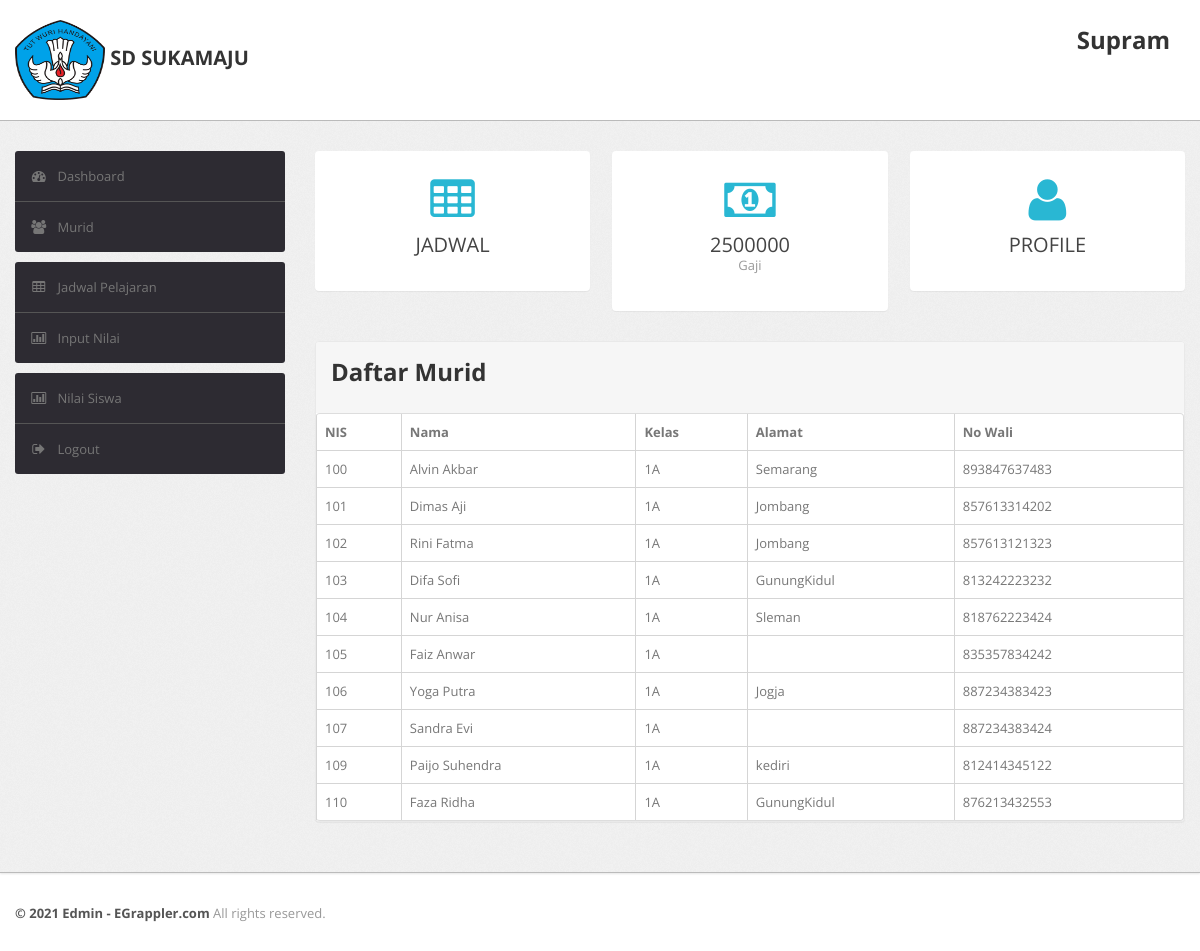
Screenshot of /guru/dashboardmuridguru.php (signed in) with the database file from the repository.
### tables this page shows
CREATE TABLE `guru` (
  `NoPegawai` varchar(11) NOT NULL,
  `NamaGuru` varchar(50) NOT NULL,
  `Jabatan` varchar(5) NOT NULL,
  `Password` varchar(15) NOT NULL,
  `NoHP` decimal(13,0) NOT NULL,
  `Alamat` varchar(50) NOT NULL,
  `Gaji` varchar(7) DEFAULT NULL,
  `WaliKelas` varchar(15) DEFAULT NULL
);

CREATE TABLE `gaji` (
  `NoStruk` varchar(7) NOT NULL,
  `Golongan` varchar(5) NOT NULL,
  `Gaji` decimal(8,0) NOT NULL
);

CREATE TABLE `murid` (
  `NIS` int(4) NOT NULL,
  `Nama` varchar(50) NOT NULL,
  `Kelas` varchar(15) DEFAULT NULL,
  `Jabatan` varchar(5) NOT NULL,
  `Password` varchar(16) NOT NULL,
  `Alamat` varchar(50) NOT NULL,
  `No_HPWali` decimal(13,0) NOT NULL
);

### guru/dashboardmuridguru.php (the view, shortened to what this page needs)
<?php
require '../fungsi.php';
$datauser = $_SESSION["user"];
$data = $datauser["NoPegawai"];
$gaji = $datauser["Gaji"];
$kelas = $datauser["WaliKelas"];
$profil1 = mysqli_query($koneksi, "SELECT NamaGuru FROM guru where NoPegawai = '$data'");
$gaji1 = mysqli_query($koneksi, "SELECT Gaji FROM gaji where NoStruk = '$gaji'");
$wali = mysqli_query($koneksi, "SELECT * FROM murid where Kelas = '$kelas'");
?>
<!DOCTYPE html>
<html lang="en">
<head>
    <head>
        <link type="text/css" href="bootstrap/css/bootstrap.min.css" rel="stylesheet">
        <link type="text/css" href="bootstrap/css/bootstrap-responsive.min.css" rel="stylesheet">
        <link type="text/css" href="css/theme.css" rel="stylesheet">
        <link type="text/css" href="images/icons/css/font-awesome.css" rel="stylesheet">
    </head>
    <body>
        <div class="navbar navbar-fixed-top">
            <div class="navbar-inner">
                <div class="container">
                        <a class="brand" href="index.html"><img src="sdlogo.png" style="width:90px;height:80px;">
                                     SD SUKAMAJU</a>
                    <div class="nav-collapse collapse navbar-inverse-collapse">
                        <ul class="nav pull-right">
                            <li ><a>
                        <?php while( $jdwal2 = mysqli_fetch_assoc($profil1) ) : ?>
                        <li><a><h2>
                        <?= $jdwal2["NamaGuru"]?>
                        </h2></a>
                        <?php endwhile;?>
                                </a>
                            </li>
                        </ul>
                    </div>
                </div>
            </div>
        </div>
        <div class="wrapper">
            <div class="container">
                <div class="row">
                    <div class="span3">
                        <div class="sidebar">
                            <ul class="widget widget-menu unstyled">
                                <li class="active"><a href="dashboardguru.php"><i class="menu-icon icon-dashboard"></i>Dashboard
                                </a></li>
                                <li class="active"><a href="dashboardmuridguru.php"><i class="menu-icon icon-group"></i>Murid
                                </a></li>
                            </ul>
                            <ul class="widget widget-menu unstyled">
                                <li><a href="dashboardjadwal.php"><i class="menu-icon icon-table"></i>Jadwal Pelajaran</a></li>
                                <li><a href="inputnilai.php"><i class="menu-icon icon-bar-chart"></i>Input Nilai</a></li>
                            </ul>
                            <ul class="widget widget-menu unstyled">
                                <li><a href="dashboardnilaisiswa.php"><i class="menu-icon icon-bar-chart"></i>Nilai Siswa</a></li>
                                <li><a href="../logout.php"><i class="menu-icon icon-signout"></i>Logout </a></li>
                            </ul>
                        </div>
                    </div>
                    <div class="span9">
                        <div class="content">
                            <div class="btn-controls">
                                <div class="btn-box-row row-fluid">
                                    <a href="dashboardjadwal.php" class="btn-box big span4"><i class=" icon-table"></i><b>JADWAL</b>
                                            <?php while( $struk = mysqli_fetch_assoc($gaji1) ) : ?>
                                    <a href="dashboardgaji.php" class="btn-box big span4"><i class="icon-money"></i><b><?= $struk["Gaji"]?></b>
                                        <p class="text-muted">
                                            Gaji</p>
                                            <?php endwhile;?>
                                    </a>
                                    </a><a href="dashboardguru.php" class="btn-box big span4"><i class="icon-user"></i><b>PROFILE</b>
                                    </a>
                                </div>
                            </div>
                            <div class="module">
                                <div class="module-head">
                                    <h2>
                                        Daftar Murid</h2>
                                </div>
                                <div class="thead-dark">
                                    <table cellpadding="0" cellspacing="0" border="0" class="datatable-1 table table-bordered table-striped	 display"
                                        width="100%">
                                        <thead>
    <th>NIS</th>
  <th>Nama</th>
  <th>Kelas</th>
  <th>Alamat</th>
  <th>No Wali</th>
      <?php while( $kelas1 = mysqli_fetch_assoc($wali) ) : ?>
 <tr>
 <td><?= $kelas1["NIS"]?></td>
  <td><?= $kelas1["Nama"]?></td>
  <td><?= $kelas1["Kelas"]?></td>
  <td><?= $kelas1["Alamat"]?></td>
  <td><?= $kelas1["No_HPWali"]?></td>
 </tr>
        <?php endwhile;?>
                                        </thead>
                                    </table>
                                </div>
                            </div>
                        </div>
                    </div>
                </div>
            </div>
        </div>
        <div class="footer">
            <div class="container">
                <b class="copyright">&copy; 2021 Edmin - EGrappler.com </b>All rights reserved.
            </div>
        </div>
    </body>

### guru/css/theme.css (style rules this page uses)
body { font-size: 13px; font-family: 'Open Sans', Arial, sans-serif; background: #fff; color: #777 }
h1, h2, h3, h4, h5, h6 { color: #333; margin-top: 0 }
h2 { font-size: 24px }
strong, b { color: #555 }
.text-muted { color: #999; }
.wrapper { background: url(../images/bg.png) #eee; border-bottom: 1px solid #bbb; -webkit-box-shadow: 0 1px 2px rgba(0,0,0,0.1); -moz-box-shadow: 0 1px 2px rgba(0,0,0,0.1); box-shadow: 0 1px 2px rgba(0,0,0,0.1); padding: 30px 0 }
.footer { color: #999; padding: 30px 0 60px }
body [class^="icon-"], body [class*=" icon-"] { font-size: 14px; line-height: 20px; height: 20px }
.module { background: #fff; -webkit-border-radius: 3px; -moz-border-radius: 3px; border-radius: 3px; border: 1px solid #ccc; border-bottom-color: #bbb; -webkit-box-shadow: 0 0 1px rgba(0,0,0,0.2); -moz-box-shadow: 0 0 1px rgba(0,0,0,0.2); box-shadow: 0 0 1px rgba(0,0,0,0.2); margin-bottom: 30px }
.navbar { position: static!important; margin: 0!important }
.navbar .navbar-inner { background: #fff; border-bottom: 1px solid #bbb; -webkit-box-shadow: 0 1px 2px rgba(0,0,0,0.15); -moz-box-shadow: 0 1px 2px rgba(0,0,0,0.15); box-shadow: 0 1px 2px rgba(0,0,0,0.15) }
.navbar .brand { color: #333; font-weight: bold; font-size: 20px; margin-right: 20px; padding: 20px }
.navbar .nav>li>a { padding: 20px 15px; font-weight: bold; color: #777 }
.btn, .btn-box { -webkit-border-radius: 3px; -moz-border-radius: 3px; border-radius: 3px }
.btn [class^="icon-"], .btn-box [class^="icon-"], .btn [class*=" icon-"], .btn-box [class*=" icon-"] { min-width: 16px; text-align: center; display: inline-block!important }
.btn-box { margin-bottom: 20px; background-color: #fff; border: 1px solid transparent; border-radius: 4px; -webkit-box-shadow: 0 1px 1px rgba(0,0,0,.05); box-shadow: 0 1px 1px rgba(0,0,0,.05); text-align: center; text-decoration: none!important; padding: 25px 0; margin: 0 0 30px }
.btn-box i, .btn-box b { display: block }
.btn-box b { color: #444; font-size: 20px; font-weight:normal; margin-top: 5px; text-shadow: 0 1px 0 #fff }
.btn-box i { font-size: 36px; line-height: 36px; height: 36px; color: #29b7d3; -webkit-transition: all .2s ease-in-out; -moz-transition: all .2s ease-in-out; transition: all .2s ease-in-out; }
.btn-box.big b { margin-top: 10px }
.btn-box.big i { font-size: 48px; line-height: 48px; height: 48px }
.table { margin-bottom: 0 }
.table th, .table td { border-color: #d5d5d5!important }
.table-bordered thead:first-child tr:first-child>th:first-child, .table-bordered tbody:first-child tr:first-child>td:first-child { -webkit-border-top-left-radius: 2px; -moz-border-radius-topleft: 2px; border-top-left-radius: 2px }
.table-bordered thead:first-child tr:first-child>th:last-child, .table-bordered tbody:first-child tr:first-child>td:last-child { -webkit-border-top-right-radius: 2px; -moz-border-radius-topright: 2px; border-top-right-radius: 2px }
.widget-menu { background: #fff; -webkit-border-radius: 3px; -moz-border-radius: 3px; border-radius: 3px; overflow: hidden }
.widget-menu a { color: #555; display: block; line-height: 20px; padding: 15px; text-decoration: none!important }
.widget-menu .menu-icon { margin-right: 10px; color: #767676; -webkit-transition: all .2s ease-in-out; -moz-transition: all .2s ease-in-out; transition: all .2s ease-in-out; }
.widget-menu>li+li { border-top: 1px solid #555 }
.widget-menu>li>a { background-color: #2d2b32; color: #767676; -webkit-transition: all .2s ease-in-out; -moz-transition: all .2s ease-in-out; transition: all .2s ease-in-out; }
.module { box-shadow: 0 0 3px rgba(0,0,0,.1); border-color: #e9e9e9; margin-bottom: 20px; background-color: #fff; border-radius: 4px; -webkit-box-shadow: 0 1px 1px rgba(0,0,0,.05); box-shadow: 0 1px 1px rgba(0,0,0,.05); }
.module-head { color: #767676; background-color: #f6f6f6; border-color: #e9e9e9; padding: 10px 15px; border-bottom: 1px solid transparent; border-top-right-radius: 3px; border-top-left-radius: 3px; }

### rows the page displays
guru: NamaGuru "Supram"
gaji: Gaji "2500000"
murid: NIS "100", Nama "Alvin Akbar", Kelas "1A", Alamat "Semarang", No_HPWali "893847637483"
murid: NIS "101", Nama "Dimas Aji", Kelas "1A", Alamat "Jombang", No_HPWali "857613314202"
murid: NIS "102", Nama "Rini Fatma", Kelas "1A", Alamat "Jombang", No_HPWali "857613121323"
murid: NIS "103", Nama "Difa Sofi", Kelas "1A", Alamat "GunungKidul", No_HPWali "813242223232"
murid: NIS "104", Nama "Nur Anisa", Kelas "1A", Alamat "Sleman", No_HPWali "818762223424"
murid: NIS "105", Nama "Faiz Anwar", Kelas "1A", No_HPWali "835357834242"
murid: NIS "106", Nama "Yoga Putra", Kelas "1A", Alamat "Jogja", No_HPWali "887234383423"
murid: NIS "107", Nama "Sandra Evi", Kelas "1A", No_HPWali "887234383424"
murid: NIS "109", Nama "Paijo Suhendra", Kelas "1A", Alamat "kediri", No_HPWali "812414345122"
murid: NIS "110", Nama "Faza Ridha", Kelas "1A", Alamat "GunungKidul", No_HPWali "876213432553"
